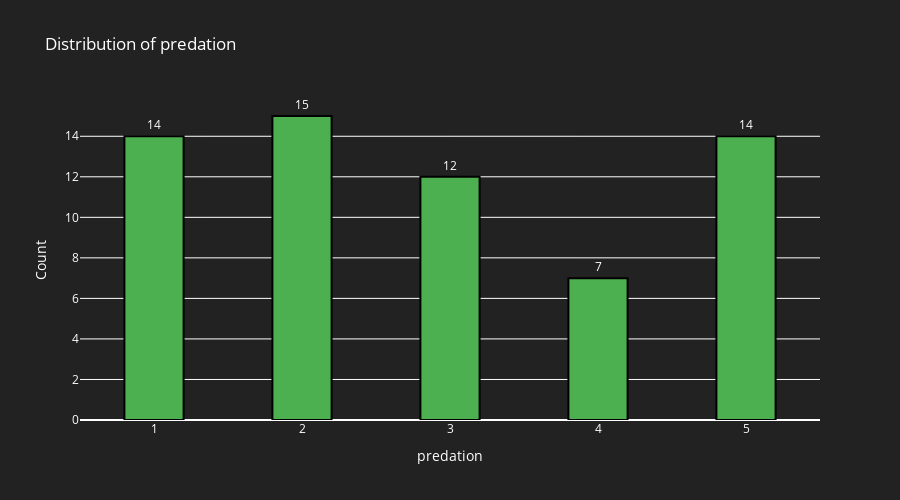
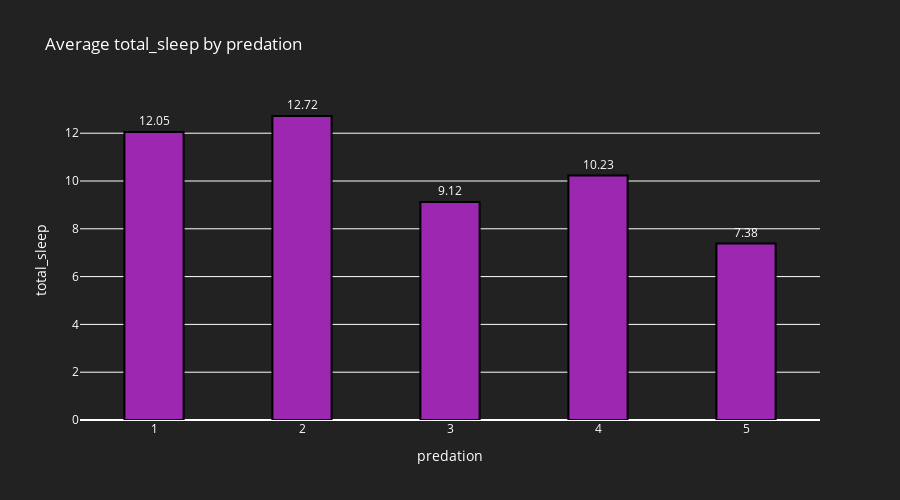

Notebook code for these charts, in order:
### Markdown cell above
ANALYSIS

### Code cell
# Predation

explore_categorical_relationships(df, 'predation', target)

### Figure 1 — Plotly figure (JSON) as saved in the notebook; plotly's stock layout.template omitted (floating-point values rounded to 4 significant figures)
{"data": [{"marker": {"color": "rgb(76, 175, 80)", "line": {"color": "rgba(0,0,0,1)", "width": 2}, "opacity": 1}, "text": [15, 14, 14, 12, 7], "textposition": "outside", "type": "bar", "width": 0.4, "x": [2, 1, 5, 3, 4], "y": [15, 14, 14, 12, 7]}], "layout": {"font": {"color": "white"}, "height": 500, "paper_bgcolor": "rgba(34, 34, 34, 1)", "plot_bgcolor": "rgba(34, 34, 34, 1)", "title": {"text": "Distribution of predation"}, "xaxis": {"title": {"text": "predation"}}, "yaxis": {"title": {"text": "Count"}}}}

### Figure 2 — Plotly figure (JSON) as saved in the notebook; plotly's stock layout.template omitted (floating-point values rounded to 4 significant figures)
{"data": [{"marker": {"color": "rgb(156, 39, 176)", "line": {"color": "rgba(0,0,0,1)", "width": 2}, "opacity": 1}, "text": ["12.05", "12.72", "9.12", "10.23", "7.38"], "textposition": "outside", "type": "bar", "width": 0.4, "x": [1, 2, 3, 4, 5], "y": [12.05, 12.72, 9.12, 10.23, 7.383]}], "layout": {"font": {"color": "white"}, "height": 500, "paper_bgcolor": "rgba(34, 34, 34, 1)", "plot_bgcolor": "rgba(34, 34, 34, 1)", "title": {"text": "Average total_sleep by predation"}, "xaxis": {"title": {"text": "predation"}}, "yaxis": {"title": {"text": "total_sleep"}}}}
